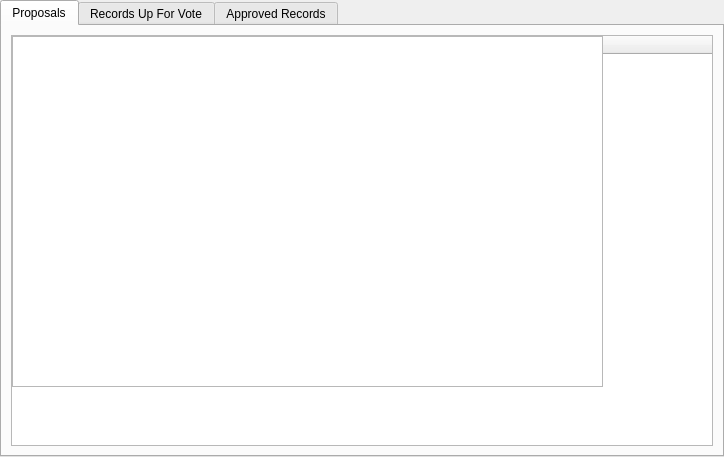
<?xml version="1.0" encoding="UTF-8"?>
<ui version="4.0">
  <class>ProposalsPage</class>
  <widget class="QWidget" name="ProposalsPage">
    <property name="geometry">
      <rect>
        <x>0</x>
        <y>0</y>
        <width>724</width>
        <height>457</height>
      </rect>
    </property>
    <property name="windowTitle">
      <string>Form</string>
    </property>
    <layout class="QVBoxLayout" name="topLayout">
      <property name="leftMargin">
        <number>0</number>
      </property>
      <property name="topMargin">
        <number>0</number>
      </property>
      <property name="rightMargin">
        <number>0</number>
      </property>
      <property name="bottomMargin">
        <number>0</number>
      </property>
      <item>
        <widget class="QTabWidget" name="tabWidget">
          <property name="currentIndex">
            <number>0</number>
          </property>

          <widget class="QWidget" name="tabProposalsTree">
            <attribute name="title">
              <string>Proposals</string>
            </attribute>
              <layout class="QGridLayout" name="gridLayout_3">
              <item row="0" column="0">
                <layout class="QVBoxLayout" name="verticalLayout_3">
                  <property name="bottomMargin">
                    <number>0</number>
                  </property>
                  <item>
                    <layout class="QHBoxLayout" name="horizontalLayout_note">
                      <property name="bottomMargin">
                        <number>0</number>
                      </property>
                    </layout>
                  </item>
                  <item>
                    <widget class="QTreeWidget" name="treeWidgetProposals">
                      <property name="minimumSize">
                        <size>
                          <width>695</width>
                          <height>0</height>
                        </size>
                      </property>
                      <property name="editTriggers">
                        <set>QAbstractItemView::NoEditTriggers</set>
                      </property>
                      <property name="alternatingRowColors">
                        <bool>true</bool>
                      </property>
                      <property name="selectionMode">
                        <enum>QAbstractItemView::SingleSelection</enum>
                      </property>
                      <property name="selectionBehavior">
                        <enum>QAbstractItemView::SelectRows</enum>
                      </property>
                      <property name="sortingEnabled">
                        <bool>true</bool>
                      </property>
                      <attribute name="horizontalHeaderStretchLastSection">
                        <bool>true</bool>
                      </attribute>
                      <attribute name="ResizeMode">
                        <enum>QHeaderView::Interactive</enum>
                      </attribute>
                       <column>
                        <property name="text">
                         <string>Date Added</string>
                        </property>
                       </column>
                       <column>
                        <property name="text">
                         <string>Name</string>
                        </property>
                       </column>
                       <column>
                        <property name="text">
                         <string>Vote Ratio (Yes/No/Abstain)</string>
                        </property>
                       </column>
                       <column>
                        <property name="text">
                         <string>IPFS CID</string>
                        </property>
                       </column>
		       <column>
                         <property name="text">
                           <string>Summary</string>
                        </property>
                       </column>
                    </widget>
                  </item>
                </layout>
              </item>
            </layout>



            <layout class="QVBoxLayout" name="verticalLayout1">
              <property name="bottomMargin">
                <number>0</number>
              </property>
              <item>
                <spacer name="horizontalSpacer0">
                  <property name="orientation">
                    <enum>Qt::Horizontal</enum>
                  </property>
                  <property name="sizeHint" stdset="0">
                    <size>
                      <width>40</width>
                      <height>20</height>
                    </size>
                  </property>
                </spacer>
              </item>
              <item>
                <widget class="QListView" name="listProposals1">
                  <property name="geometry">
                    <rect>
                      <x>10</x>
                      <y>10</y>
                      <width>591</width>
                      <height>351</height>
                    </rect>
                  </property>
                  <property name="sizePolicy">
                    <sizepolicy hsizetype="Expanding" vsizetype="Expanding">
                      <horstretch>0</horstretch>
                      <verstretch>0</verstretch>
                    </sizepolicy>
                  </property>
                  <property name="editTriggers">
                    <set>QAbstractItemView::SelectedClicked</set>
                  </property>
                  <property name="resizeMode">
                    <enum>QListView::Adjust</enum>
                  </property>
                </widget>
              </item>
            </layout>
          </widget>

          <widget class="QWidget" name="tabVotingRecordsTree">
            <attribute name="title">
              <string>Records Up For Vote</string>
            </attribute>
            <layout class="QGridLayout" name="gridLayout_3">
              <item row="0" column="0">
                <layout class="QVBoxLayout" name="verticalLayout_3">
                  <property name="bottomMargin">
                    <number>0</number>
                  </property>
                  <item>
                    <layout class="QHBoxLayout" name="horizontalLayout_note">
                      <property name="bottomMargin">
                        <number>0</number>
                      </property>
                    </layout>
                  </item>
                  <item>
                    <widget class="QTreeWidget" name="treeWidgetVotingRecords">
                      <property name="minimumSize">
                        <size>
                          <width>695</width>
                          <height>0</height>
                        </size>
                      </property>
                      <property name="editTriggers">
                        <set>QAbstractItemView::NoEditTriggers</set>
                      </property>
                      <property name="alternatingRowColors">
                        <bool>true</bool>
                      </property>
                      <property name="selectionMode">
                        <enum>QAbstractItemView::SingleSelection</enum>
                      </property>
                      <property name="selectionBehavior">
                        <enum>QAbstractItemView::SelectRows</enum>
                      </property>
                      <property name="sortingEnabled">
                        <bool>true</bool>
                      </property>
                      <attribute name="horizontalHeaderStretchLastSection">
                        <bool>true</bool>
                      </attribute>
                      <attribute name="ResizeMode">
                        <enum>QHeaderView::Interactive</enum>
                      </attribute>
                       <column>
                        <property name="text">
                         <string>Date Added</string>
                        </property>
                       </column>
                       <column>
                        <property name="text">
                         <string>Name</string>
                        </property>
                       </column>
                       <column>
                        <property name="text">
                         <string>Vote Ratio (Yes/No/Abstain)</string>
                        </property>
                       </column>
                       <column>
                        <property name="text">
                         <string>IPFS CID</string>
                        </property>
                       </column>
		       <column>
                         <property name="text">
                           <string>Summary</string>
                        </property>
                       </column>
                    </widget>
                  </item>
                </layout>
              </item>
            </layout>
            
            <layout class="QVBoxLayout" name="verticalLayout">
              <property name="bottomMargin">
                <number>0</number>
              </property>
              <item>
                <spacer name="horizontalSpacer0">
                  <property name="orientation">
                    <enum>Qt::Horizontal</enum>
                  </property>
                  <property name="sizeHint" stdset="0">
                    <size>
                      <width>40</width>
                      <height>20</height>
                    </size>
                  </property>
                </spacer>
              </item>
              <item>
                <widget class="QListView" name="listProposals">
                  <property name="geometry">
                    <rect>
                      <x>10</x>
                      <y>10</y>
                      <width>591</width>
                      <height>351</height>
                    </rect>
                  </property>
                  <property name="sizePolicy">
                    <sizepolicy hsizetype="Expanding" vsizetype="Expanding">
                      <horstretch>0</horstretch>
                      <verstretch>0</verstretch>
                    </sizepolicy>
                  </property>
                  <property name="editTriggers">
                    <set>QAbstractItemView::SelectedClicked</set>
                  </property>
                  <property name="resizeMode">
                    <enum>QListView::Adjust</enum>
                  </property>
                </widget>
              </item>
            </layout>
          </widget>


          <widget class="QWidget" name="tabApprovedRecordTree">
            <attribute name="title">
              <string>Approved Records</string>
            </attribute>
            <layout class="QGridLayout" name="gridLayout_3">
              <item row="0" column="0">
                <layout class="QVBoxLayout" name="verticalLayout_3">
                  <property name="bottomMargin">
                    <number>0</number>
                  </property>
                  <item>
                    <layout class="QHBoxLayout" name="horizontalLayout_note">
                      <property name="bottomMargin">
                        <number>0</number>
                      </property>
                    </layout>
                  </item>
                  <item>
                    <widget class="QTreeWidget" name="treeWidgetApprovedRecords">
                      <property name="minimumSize">
                        <size>
                          <width>695</width>
                          <height>0</height>
                        </size>
                      </property>
                      <property name="editTriggers">
                        <set>QAbstractItemView::NoEditTriggers</set>
                      </property>
                      <property name="alternatingRowColors">
                        <bool>true</bool>
                      </property>
                      <property name="selectionMode">
                        <enum>QAbstractItemView::SingleSelection</enum>
                      </property>
                      <property name="selectionBehavior">
                        <enum>QAbstractItemView::SelectRows</enum>
                      </property>
                      <property name="sortingEnabled">
                        <bool>true</bool>
                      </property>
                      <attribute name="horizontalHeaderStretchLastSection">
                        <bool>true</bool>
                      </attribute>
                      <attribute name="ResizeMode">
                        <enum>QHeaderView::Interactive</enum>
                      </attribute>
                       <column>
                        <property name="text">
                         <string>Date Added</string>
                        </property>
                       </column>
                       <column>
                        <property name="text">
                         <string>Name</string>
                        </property>
                       </column>
                       <column>
                        <property name="text">
                         <string>Vote Ratio (Yes/No/Abstain)</string>
                        </property>
                       </column>
                       <column>
                        <property name="text">
                         <string>IPFS CID</string>
                        </property>
                       </column>
		       <column>
                         <property name="text">
                           <string>Summary</string>
                        </property>
                       </column>
                    </widget>
                  </item>
                </layout>
              </item>
            </layout>



            <layout class="QVBoxLayout" name="verticalLayout1">
              <property name="bottomMargin">
                <number>0</number>
              </property>
              <item>
                <spacer name="horizontalSpacer0">
                  <property name="orientation">
                    <enum>Qt::Horizontal</enum>
                  </property>
                  <property name="sizeHint" stdset="0">
                    <size>
                      <width>40</width>
                      <height>20</height>
                    </size>
                  </property>
                </spacer>
              </item>
              <item>
                <widget class="QListView" name="listProposals1">
                  <property name="geometry">
                    <rect>
                      <x>10</x>
                      <y>10</y>
                      <width>591</width>
                      <height>351</height>
                    </rect>
                  </property>
                  <property name="sizePolicy">
                    <sizepolicy hsizetype="Expanding" vsizetype="Expanding">
                      <horstretch>0</horstretch>
                      <verstretch>0</verstretch>
                    </sizepolicy>
                  </property>
                  <property name="editTriggers">
                    <set>QAbstractItemView::SelectedClicked</set>
                  </property>
                  <property name="resizeMode">
                    <enum>QListView::Adjust</enum>
                  </property>
                </widget>
              </item>
            </layout>
          </widget>


        </widget>
      </item>
    </layout>
  </widget>
  <resources/>
  <connections/>
</ui>
